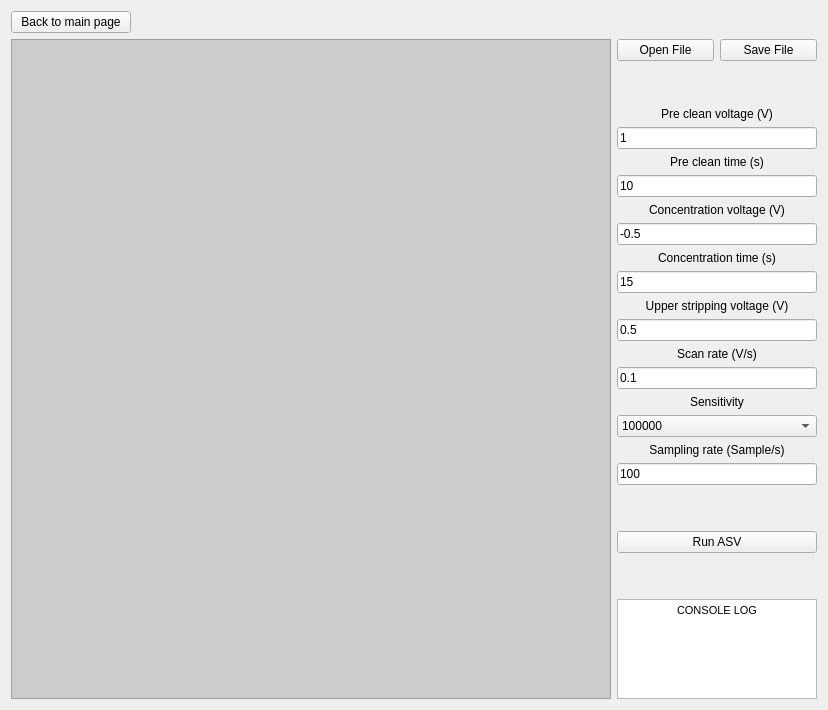
      <widget class="QWidget" name="asv_page">
       <layout class="QVBoxLayout" name="verticalLayout_8">
        <item>
         <widget class="QPushButton" name="asv_to_main_button">
          <property name="sizePolicy">
           <sizepolicy hsizetype="Minimum" vsizetype="Fixed">
            <horstretch>0</horstretch>
            <verstretch>0</verstretch>
           </sizepolicy>
          </property>
          <property name="maximumSize">
           <size>
            <width>120</width>
            <height>16777215</height>
           </size>
          </property>
          <property name="layoutDirection">
           <enum>Qt::LeftToRight</enum>
          </property>
          <property name="styleSheet">
           <string notr="true"/>
          </property>
          <property name="text">
           <string>Back to main page</string>
          </property>
          <property name="icon">
           <iconset theme="SP_ArrowBack"/>
          </property>
         </widget>
        </item>
        <item>
         <layout class="QHBoxLayout" name="asv_horizontal_layout">
          <item>
           <widget class="QGraphicsView" name="asv_plot_widget_container">
            <property name="minimumSize">
             <size>
              <width>600</width>
              <height>300</height>
             </size>
            </property>
            <property name="styleSheet">
             <string notr="true">background-color:#CCCCCC;</string>
            </property>
           </widget>
          </item>
          <item>
           <layout class="QVBoxLayout" name="asv_parameters">
            <property name="spacing">
             <number>6</number>
            </property>
            <item>
             <layout class="QGridLayout" name="asv_file_layout">
              <item row="0" column="0">
               <widget class="QPushButton" name="asv_open_file_button">
                <property name="text">
                 <string>Open File</string>
                </property>
               </widget>
              </item>
              <item row="0" column="1">
               <widget class="QPushButton" name="asv_save_file_button">
                <property name="text">
                 <string>Save File</string>
                </property>
               </widget>
              </item>
             </layout>
            </item>
            <item>
             <spacer name="asv_upper_spacer">
              <property name="orientation">
               <enum>Qt::Vertical</enum>
              </property>
              <property name="sizeHint" stdset="0">
               <size>
                <width>20</width>
                <height>40</height>
               </size>
              </property>
             </spacer>
            </item>
            <item>
             <widget class="QLabel" name="asv_pre_clean_label">
              <property name="sizePolicy">
               <sizepolicy hsizetype="Ignored" vsizetype="Fixed">
                <horstretch>0</horstretch>
                <verstretch>0</verstretch>
               </sizepolicy>
              </property>
              <property name="text">
               <string>&lt;html&gt;&lt;head/&gt;&lt;body&gt;&lt;p align=&quot;center&quot;&gt;Pre clean voltage (V)&lt;/p&gt;&lt;/body&gt;&lt;/html&gt;</string>
              </property>
             </widget>
            </item>
            <item>
             <widget class="QLineEdit" name="asv_pre_clean_voltage">
              <property name="sizePolicy">
               <sizepolicy hsizetype="Ignored" vsizetype="Fixed">
                <horstretch>0</horstretch>
                <verstretch>0</verstretch>
               </sizepolicy>
              </property>
              <property name="text">
               <string>1</string>
              </property>
             </widget>
            </item>
            <item>
             <widget class="QLabel" name="asv_pre_clean_time_label">
              <property name="text">
               <string>&lt;html&gt;&lt;head/&gt;&lt;body&gt;&lt;p align=&quot;center&quot;&gt;Pre clean time (s)&lt;/p&gt;&lt;/body&gt;&lt;/html&gt;</string>
              </property>
             </widget>
            </item>
            <item>
             <widget class="QLineEdit" name="asv_pre_clean_time">
              <property name="sizePolicy">
               <sizepolicy hsizetype="Ignored" vsizetype="Fixed">
                <horstretch>0</horstretch>
                <verstretch>0</verstretch>
               </sizepolicy>
              </property>
              <property name="text">
               <string>10</string>
              </property>
             </widget>
            </item>
            <item>
             <widget class="QLabel" name="asv_concentration_label">
              <property name="text">
               <string>&lt;html&gt;&lt;head/&gt;&lt;body&gt;&lt;p align=&quot;center&quot;&gt;Concentration voltage (V)&lt;/p&gt;&lt;/body&gt;&lt;/html&gt;</string>
              </property>
             </widget>
            </item>
            <item>
             <widget class="QLineEdit" name="asv_concentration_voltage">
              <property name="sizePolicy">
               <sizepolicy hsizetype="Ignored" vsizetype="Fixed">
                <horstretch>0</horstretch>
                <verstretch>0</verstretch>
               </sizepolicy>
              </property>
              <property name="text">
               <string>-0.5</string>
              </property>
             </widget>
            </item>
            <item>
             <widget class="QLabel" name="asv_concentration_time_label">
              <property name="text">
               <string>&lt;html&gt;&lt;head/&gt;&lt;body&gt;&lt;p align=&quot;center&quot;&gt;Concentration time (s)&lt;/p&gt;&lt;/body&gt;&lt;/html&gt;</string>
              </property>
             </widget>
            </item>
            <item>
             <widget class="QLineEdit" name="asv_concentration_time">
              <property name="sizePolicy">
               <sizepolicy hsizetype="Ignored" vsizetype="Fixed">
                <horstretch>0</horstretch>
                <verstretch>0</verstretch>
               </sizepolicy>
              </property>
              <property name="text">
               <string>15</string>
              </property>
             </widget>
            </item>
            <item>
             <widget class="QLabel" name="asv_cycles_label_2">
              <property name="text">
               <string>&lt;html&gt;&lt;head/&gt;&lt;body&gt;&lt;p align=&quot;center&quot;&gt;Upper stripping voltage (V)&lt;/p&gt;&lt;/body&gt;&lt;/html&gt;</string>
              </property>
             </widget>
            </item>
            <item>
             <widget class="QLineEdit" name="asv_upper_stripping_voltage">
              <property name="sizePolicy">
               <sizepolicy hsizetype="Ignored" vsizetype="Fixed">
                <horstretch>0</horstretch>
                <verstretch>0</verstretch>
               </sizepolicy>
              </property>
              <property name="text">
               <string>0.5</string>
              </property>
             </widget>
            </item>
            <item>
             <widget class="QLabel" name="asv_scan_rate_label">
              <property name="text">
               <string>&lt;html&gt;&lt;head/&gt;&lt;body&gt;&lt;p align=&quot;center&quot;&gt;Scan rate (V/s)&lt;/p&gt;&lt;/body&gt;&lt;/html&gt;</string>
              </property>
             </widget>
            </item>
            <item>
             <widget class="QLineEdit" name="asv_scan_rate">
              <property name="sizePolicy">
               <sizepolicy hsizetype="Ignored" vsizetype="Fixed">
                <horstretch>0</horstretch>
                <verstretch>0</verstretch>
               </sizepolicy>
              </property>
              <property name="text">
               <string>0.1</string>
              </property>
             </widget>
            </item>
            <item>
             <widget class="QLabel" name="asv_sensitivity_label">
              <property name="text">
               <string>&lt;html&gt;&lt;head/&gt;&lt;body&gt;&lt;p align=&quot;center&quot;&gt;Sensitivity&lt;/p&gt;&lt;/body&gt;&lt;/html&gt;</string>
              </property>
             </widget>
            </item>
            <item>
             <widget class="QComboBox" name="asv_sensitivity_combo_box">
              <item>
               <property name="text">
                <string>100000</string>
               </property>
              </item>
              <item>
               <property name="text">
                <string>1000</string>
               </property>
              </item>
              <item>
               <property name="text">
                <string>10000</string>
               </property>
              </item>
              <item>
               <property name="text">
                <string>1000000</string>
               </property>
              </item>
             </widget>
            </item>
            <item>
             <widget class="QLabel" name="asv_sampling_rate_label">
              <property name="text">
               <string>&lt;html&gt;&lt;head/&gt;&lt;body&gt;&lt;p align=&quot;center&quot;&gt;Sampling rate (Sample/s)&lt;/p&gt;&lt;/body&gt;&lt;/html&gt;</string>
              </property>
             </widget>
            </item>
            <item>
             <widget class="QLineEdit" name="asv_sampling_rate">
              <property name="sizePolicy">
               <sizepolicy hsizetype="Ignored" vsizetype="Fixed">
                <horstretch>0</horstretch>
                <verstretch>0</verstretch>
               </sizepolicy>
              </property>
              <property name="text">
               <string>100</string>
              </property>
             </widget>
            </item>
            <item>
             <spacer name="asv_lower_spacer">
              <property name="orientation">
               <enum>Qt::Vertical</enum>
              </property>
              <property name="sizeType">
               <enum>QSizePolicy::Expanding</enum>
              </property>
              <property name="sizeHint" stdset="0">
               <size>
                <width>20</width>
                <height>40</height>
               </size>
              </property>
             </spacer>
            </item>
            <item>
             <widget class="QPushButton" name="run_asv_button">
              <property name="sizePolicy">
               <sizepolicy hsizetype="Minimum" vsizetype="Fixed">
                <horstretch>0</horstretch>
                <verstretch>0</verstretch>
               </sizepolicy>
              </property>
              <property name="minimumSize">
               <size>
                <width>0</width>
                <height>0</height>
               </size>
              </property>
              <property name="text">
               <string>Run ASV</string>
              </property>
             </widget>
            </item>
            <item>
             <spacer name="verticalSpacer">
              <property name="orientation">
               <enum>Qt::Vertical</enum>
              </property>
              <property name="sizeHint" stdset="0">
               <size>
                <width>20</width>
                <height>40</height>
               </size>
              </property>
             </spacer>
            </item>
            <item>
             <widget class="QTextEdit" name="asv_console_log">
              <property name="sizePolicy">
               <sizepolicy hsizetype="Minimum" vsizetype="Minimum">
                <horstretch>0</horstretch>
                <verstretch>0</verstretch>
               </sizepolicy>
              </property>
              <property name="maximumSize">
               <size>
                <width>200</width>
                <height>100</height>
               </size>
              </property>
              <property name="readOnly">
               <bool>true</bool>
              </property>
              <property name="html">
               <string>&lt;!DOCTYPE HTML PUBLIC &quot;-//W3C//DTD HTML 4.0//EN&quot; &quot;http://www.w3.org/TR/REC-html40/strict.dtd&quot;&gt;
&lt;html&gt;&lt;head&gt;&lt;meta name=&quot;qrichtext&quot; content=&quot;1&quot; /&gt;&lt;meta charset=&quot;utf-8&quot; /&gt;&lt;style type=&quot;text/css&quot;&gt;
p, li { white-space: pre-wrap; }
hr { height: 1px; border-width: 0; }
li.unchecked::marker { content: &quot;\2610&quot;; }
li.checked::marker { content: &quot;\2612&quot;; }
&lt;/style&gt;&lt;/head&gt;&lt;body style=&quot; font-family:'Segoe UI'; font-size:9pt; font-weight:400; font-style:normal;&quot;&gt;
&lt;p align=&quot;center&quot; style=&quot; margin-top:0px; margin-bottom:0px; margin-left:0px; margin-right:0px; -qt-block-indent:0; text-indent:0px;&quot;&gt;&lt;span style=&quot; font-family:'MS Shell Dlg 2'; font-size:8.25pt;&quot;&gt;CONSOLE LOG&lt;/span&gt;&lt;/p&gt;&lt;/body&gt;&lt;/html&gt;</string>
              </property>
             </widget>
            </item>
           </layout>
          </item>
         </layout>
        </item>
       </layout>
      </widget>
